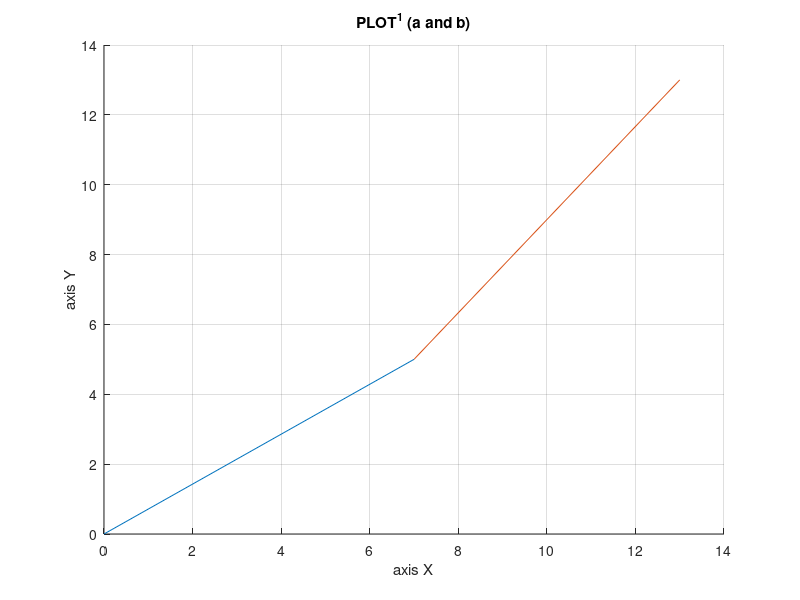
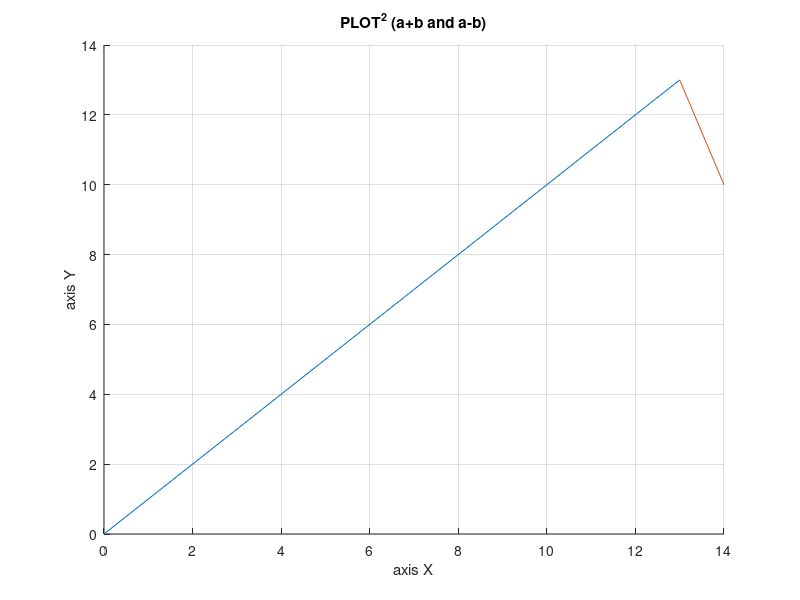

Here is the MATLAB script that generated these plots, in order:
a = randi([1, 10], 1, 2);
b = randi([1, 10], 1, 2);

c = a - b; d = a + b;

hold on; grid on; xlabel("axis X"); ylabel("axis Y"); title("PLOT^1 (a and b)");
plot([0 a(1)], [0 a(2)]);
plot([a(1) (b(1) + a(1))], [a(2) (b(2) + a(2))]);

figure;

hold on; grid on; xlabel("axis X"); ylabel("axis Y");  title("PLOT^2 (a+b and a-b)");
plot([0 d(1)], [0 d(2)]);
plot([d(1) (c(1) + d(1))], [d(2) (c(2) + d(2))]);